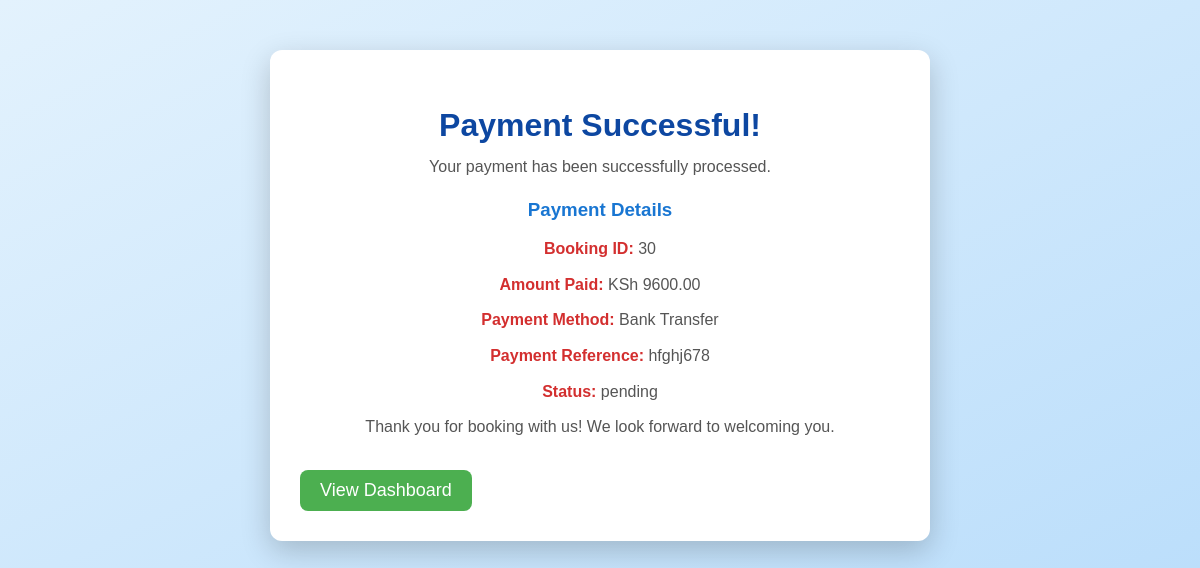
Page /payment/success/26/ on the committed database.
### core/models.py (models this page shows, shortened)
class Payment(models.Model):
    booking = models.ForeignKey(Booking, on_delete=models.CASCADE, related_name='payments')
    amount = models.DecimalField(max_digits=10, decimal_places=2)
    payment_method = models.CharField(max_length=50)
    payment_status = models.CharField(max_length=20, choices=[
        ('pending', 'Pending'),
        ('completed', 'Completed'),
        ('failed', 'Failed'),
    ])
    payment_date = models.DateTimeField(default=timezone.now)
    payment_reference = models.CharField(max_length=100, unique=True)

class Booking(models.Model):
    room = models.ForeignKey(Room, on_delete=models.CASCADE)
    user = models.ForeignKey(User, on_delete=models.CASCADE)
    check_in_date = models.DateField()
    check_out_date = models.DateField()
    number_of_guests = models.PositiveIntegerField()
    total_price = models.DecimalField(max_digits=10, decimal_places=2, default=0.00)
    created_at = models.DateTimeField(default=timezone.now)

### core/views.py (the view)
# urls.py: path('payment/success/<int:payment_id>/', PaymentSuccessView.as_view(), name='payment_success'),  # URL for payment success
class PaymentSuccessView(View):
    def get(self, request, payment_id):
        payment = get_object_or_404(Payment, id=payment_id)
        return render(request, 'payment_success.html', {'payment': payment})

### core/templates/payment_success.html (shortened to what this page needs)
{% load static %}
<!DOCTYPE html>
<html lang="en">
<head>
    <link rel="stylesheet" href="{% static 'css/confirm.css' %}">
</head>
<body>
    <div class="container">
        <h2>Payment Successful!</h2>
        <p>Your payment has been successfully processed.</p>
        <h3>Payment Details</h3>
        <p><strong>Booking ID:</strong> {{ payment.booking.id }}</p>
        <p><strong>Amount Paid:</strong> KSh {{ payment.amount }}</p>
        <p><strong>Payment Method:</strong> {{ payment.payment_method }}</p>
        <p><strong>Payment Reference:</strong> {{ payment.payment_reference }}</p>
        <p><strong>Status:</strong> {{ payment.payment_status }}</p>
        <p>Thank you for booking with us! We look forward to welcoming you.</p>
        <a href="{% url 'dashboard' %}">View Dashboard</a>
    </div>
</body>
</html>

### core/static/css/confirm.css (style rules this page uses)
body { font-family: 'Arial', sans-serif; background-color: #f4f4f4; margin: 0; padding: 0; }
.container { max-width: 800px; margin: 20px auto; padding: 20px; background-color: #fff; border-radius: 8px; box-shadow: 0 2px 10px rgba(0, 0, 0, 0.1); }
h2 { color: #4CAF50; margin-bottom: 10px; }
h3 { color: #333; margin-top: 20px; }
p { color: #555; line-height: 1.6; }
strong { color: #4CAF50; }
a { display: inline-block; margin-top: 20px; padding: 10px 15px; background-color: #4CAF50; color: white; text-decoration: none; border-radius: 5px; transition: background-color 0.3s; }

### core/templates/payment_success.html (style rules this page uses)
body { font-family: 'Arial', sans-serif; margin: 0; padding: 0; background: linear-gradient(to bottom right, #e3f2fd, #bbdefb); color: #333; }
.container { max-width: 600px; margin: 50px auto; padding: 30px; background-color: #ffffff; border-radius: 12px; box-shadow: 0 10px 30px rgba(0, 0, 0, 0.2); transition: transform 0.3s ease; }
h2 { color: #0d47a1; font-size: 32px; margin-bottom: 10px; text-align: center; }
h3 { color: #1976d2; margin-top: 20px; margin-bottom: 15px; text-align: center; }
p { margin: 10px 0; line-height: 1.6; text-align: center; }
strong { color: #d32f2f; }
a { display: inline-block; margin-top: 20px; padding: 10px 20px; background-color: #4caf50; color: white; border-radius: 8px; text-decoration: none; font-size: 18px; transition: background-color 0.3s; text-align: center; }

### rows in the picture
Payment: booking.id "30", amount "9600.00", payment_method "Bank Transfer", payment_reference "hfghj678", payment_status "pending"
